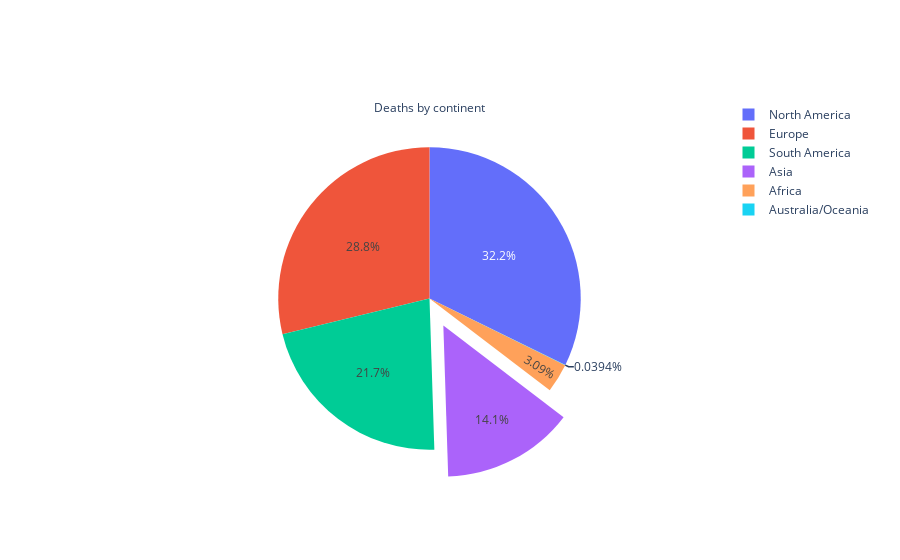

Notebook code cell kept with this figure:
### Code cell
import plotly.graph_objects as go

# pull is given as a fraction of the pie radius
fig = go.Figure(data=[go.Pie(labels=labels, values=values, pull=[0, 0, 0.2, 0, 0, 0], title="Deaths by continent")])
fig.show()

### Figure 1 — Plotly figure (JSON) as saved in the notebook; plotly's stock layout.template omitted (floating-point values rounded to 4 significant figures)
{"data": [{"labels": ["North America", "South America", "Asia", "Europe", "Africa", "Australia/Oceania"], "pull": [0, 0, 0.2, 0, 0, 0], "title": {"text": "Deaths by continent"}, "type": "pie", "values": [229855, 154885, 100627, 205232, 22065, 281]}], "layout": {}}
